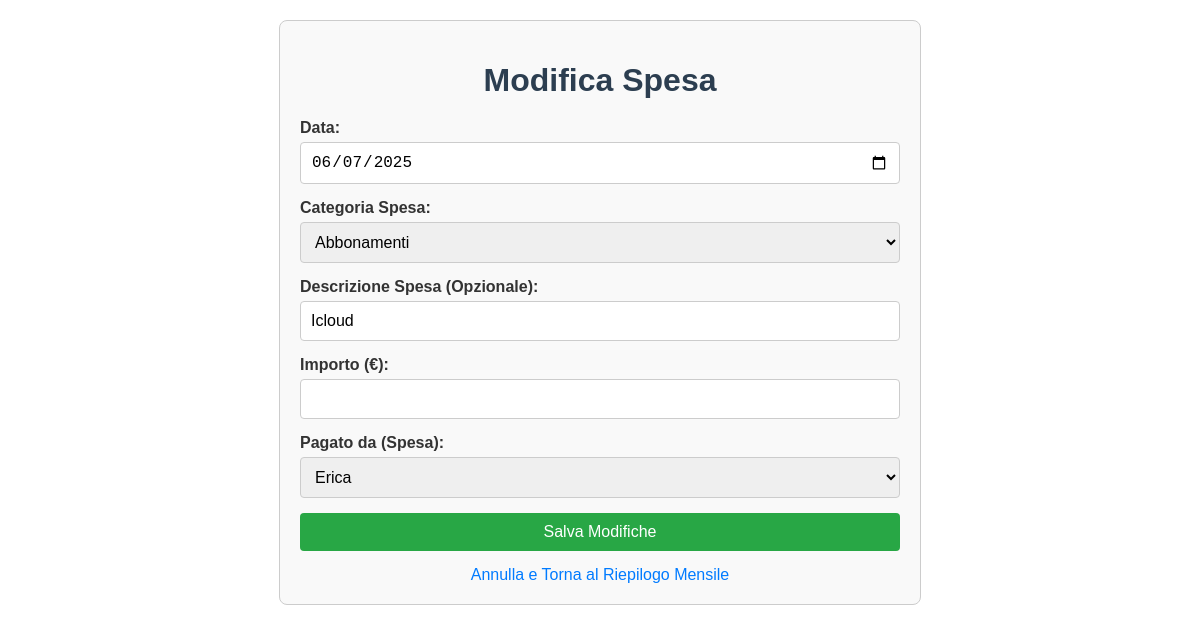
/modifica_spesa/235, run on the app's committed database.
### tables this page shows
CREATE TABLE spese (
    id INTEGER PRIMARY KEY AUTOINCREMENT,
    data TEXT NOT NULL,
    descrizione TEXT NOT NULL,
    categoria TEXT NOT NULL,
    importo REAL NOT NULL,
    pagato_da TEXT NOT NULL,
    timestamp DATETIME DEFAULT CURRENT_TIMESTAMP
);

### app.py (the view)
@app.route('/modifica_spesa/<int:spesa_id>', methods=['GET'])
def modifica_spesa_form(spesa_id):
    spesa = None; db = None
    try:
        db = get_db()
        spesa = db.execute('SELECT id, data, descrizione, categoria, importo, pagato_da FROM spese WHERE id = ?', (spesa_id,)).fetchone()
    except sqlite3.Error as e: flash("Errore caricamento spesa.", "danger"); return redirect(url_for('index'))
    finally:
        if db: db.close()
    if spesa is None: flash(f"Spesa ID {spesa_id} non trovata.", "danger"); return redirect(url_for('index'))
    return render_template('modifica_spesa.html', spesa=spesa, titolo_pagina="Modifica Spesa", categorie_spesa_disponibili=CATEGORIE_SPESA, datetime=datetime)

### app.py (called while the page is built)
@app.template_filter('format_decimali_italiano')
def format_decimali_italiano(valore, con_euro=True):
    sufixo = " €" if con_euro else ""
    if valore is None or str(valore).strip() == "": return "0" + sufixo
    try:
        valore_float = float(valore)
        if valore_float == int(valore_float):
            return f"{int(valore_float):,}".replace(',', '.') + sufixo
        else:
            return f"{valore_float:,.2f}".replace('.', '#').replace(',', '.').replace('#', ',') + sufixo
    except (ValueError, TypeError): return str(valore) + sufixo

def get_db():
    db = sqlite3.connect(DATABASE)
    db.row_factory = sqlite3.Row
    return db

### templates/modifica_spesa.html (shortened to what this page needs)
<!DOCTYPE html>
<html lang="it">
<head>
</head>
<body>
    <div class="container">
        <h1>{{ titolo_pagina }}</h1>
        {% if spesa %}
        <form action="{{ url_for('processa_modifica_spesa', spesa_id=spesa.id) }}" method="post">
            <div>
                <label for="data">Data:</label>
                <input type="date" id="data" name="data" value="{{ spesa.data }}" required>
            </div>
            <div> <label for="categoria_spesa_select">Categoria Spesa:</label>
                <select id="categoria_spesa_select" name="categoria_spesa_select" required>
                    {% for categoria_opt in categorie_spesa_disponibili %}
                        <option value="{{ categoria_opt }}" {% if spesa.categoria == categoria_opt %}selected{% endif %}>{{ categoria_opt }}</option>
                    {% endfor %}
                </select>
            </div>
            <div>
                <label for="descrizione_spesa">Descrizione Spesa (Opzionale):</label>
                <input type="text" id="descrizione_spesa" name="descrizione_spesa" value="{{ spesa.descrizione if spesa.descrizione is not none else '' }}" placeholder="Dettaglio aggiuntivo">
            </div>
            <div>
                <label for="importo">Importo (€):</label>
                <input type="number" id="importo" name="importo" step="0.01" value="{{ spesa.importo|format_decimali_italiano }}" required>
            </div>
            <div>
                <label for="pagato_da">Pagato da (Spesa):</label>
                <select id="pagato_da" name="pagato_da" required>
                    <option value="Erica" {% if spesa.pagato_da == 'Erica' %}selected{% endif %}>Erica</option>
                </select>
            </div>
            <div>
                <button type="submit">Salva Modifiche</button>
            </div>
        </form>
        {% else %}
        <p>Spesa non trovata o errore nel caricamento.</p>
        {% endif %}
        {% set anno_spesa = spesa.data.split('-')[0]|int if spesa else datetime.today().year %}
        {% set mese_spesa = spesa.data.split('-')[1]|int if spesa else datetime.today().month %}
        <a href="{{ url_for('index', anno=anno_spesa, mese=mese_spesa) }}" class="link-annulla">Annulla e Torna al Riepilogo Mensile</a>
    </div>
</body>
</html>

### templates/modifica_spesa.html (style rules this page uses)
body { font-family: sans-serif; margin: 20px; color: #333; }
.container { max-width: 600px; margin: auto; padding: 20px; border: 1px solid #ccc; border-radius: 8px; background-color: #f9f9f9; }
h1 { color: #2c3e50; text-align: center; margin-bottom: 20px; }
form div { margin-bottom: 15px; }
form label { display: block; margin-bottom: 5px; font-weight: bold; }
form input[type="text"], form input[type="number"], form input[type="date"], form select { width: 100%; padding: 10px; border: 1px solid #ccc; border-radius: 4px; box-sizing: border-box; font-size: 1rem; }
form button[type="submit"] { background-color: #28a745; color: white; padding: 10px 15px; border: none; border-radius: 4px; cursor: pointer; font-size: 1em; display: block; width: 100%; }
.link-annulla { display: block; text-align: center; margin-top: 15px; color: #007bff; text-decoration: none; }

### data on the page
spese: data "06/07/2025", categoria_spesa_select "Abbonamenti", descrizione_spesa "Icloud", pagato_da "Erica"

### other printed values
{{ titolo_pagina }} "Modifica Spesa"
